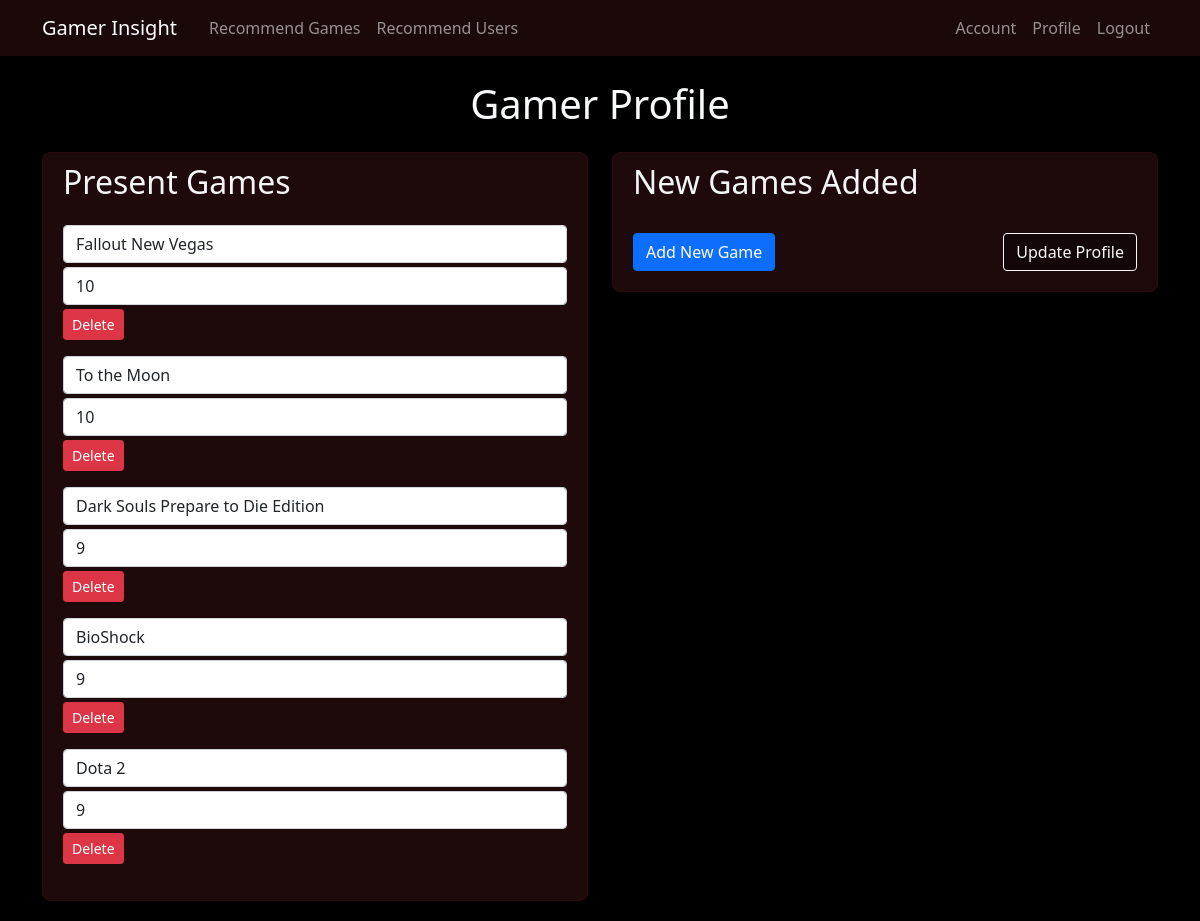
Page /profile (signed in) on the earlier database version.
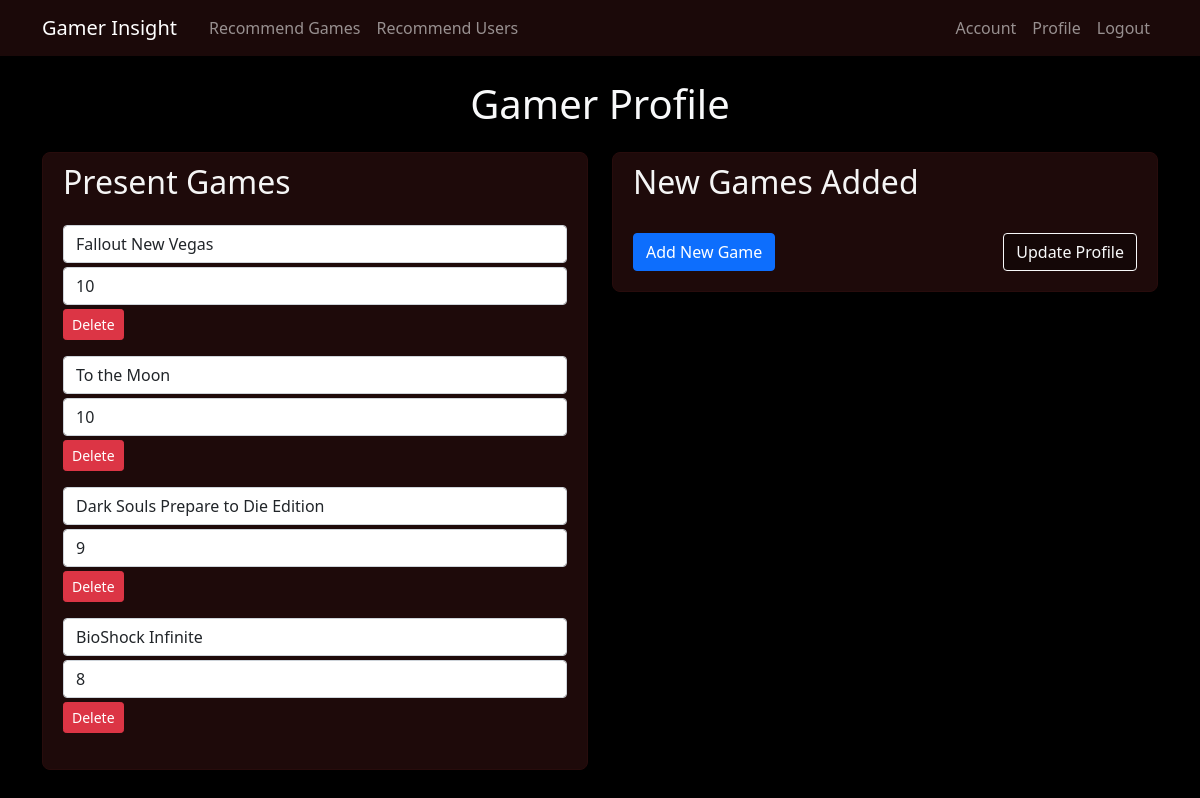
Same page on the later database version.
### game_recommender/models.py (models this page shows, shortened)
class Rating(db.Model):
    __tablename__ = "ratings"
    rating_id = db.Column(db.Integer, primary_key=True)
    user_id = db.Column(db.Integer, db.ForeignKey("users.id"))
    game_id = db.Column(db.Integer, db.ForeignKey("games.id"))
    rating = db.Column(db.Integer)
    user = db.relationship("User", backref=db.backref("ratings", lazy=True))
    game = db.relationship("Game", backref=db.backref("ratings", lazy=True))

class Game(db.Model):
    __tablename__ = "games"
    id = db.Column(db.Integer, primary_key=True)
    title = db.Column(db.String(60), nullable=False)

### game_recommender/user_info/routes.py (the view, shortened to what this page needs)
@user_info.route("/profile", methods=["GET", "POST"])
@login_required
def profile():
    game_ratings = Rating.query.filter_by(user_id=current_user.id).order_by(Rating.rating.desc()).all()
    return render_template("user_info/profile.html", title="Profile", game_ratings=game_ratings)

### game_recommender/models.py (called while the page is built)
@login_manager.user_loader
def load_user(user_id): # This function is required in order to reload the user object from user ID stored in session
    return User.query.get(int(user_id))

### game_recommender/templates/user_info/profile.html (shortened to what this page needs)
{% extends "layout.html" %}
{% block content %}
  <div class="container" style="margin-top: 10vh;" id="main">
    <div class="text-center mb-4 text-light sr-slide-top">
      <h1>Gamer Profile</h1>
    </div>
    <form method="POST" action="" onsubmit="return validateForm()">
    <div class="row">
        <div class="col-lg-6 sr-slide-left-noreset">
          <div class="content-section">
            <h2 class="mb-4">Present Games</h2>
            <div id="present" class="sr-fade-noreset">
              {% for rating_object in game_ratings %}
              <div class="mb-3" id="input-{{ loop.index0 }}">
                <input type="text" name="games-{{ loop.index0 }}", class="game_name form-control" list="gameNameList"
                value="{{ rating_object.game.title }}" placeholder="Game Name" autocomplete="off" required>
                <input type="number" name="ratings-{{ loop.index0 }}", class="form-control mt-1"
                value="{{ rating_object.rating }}" min="0" max="10" placeholder="Rating (0-10)" autocomplete="off" required>
                <input type="button" class="btn btn-danger btn-sm mt-1" value="Delete" onclick="deleteGame('input-{{ loop.index0 }}')">
              </div>
              {% endfor %}
            </div>
          </div>
        </div>
        <div class="col-lg-6 sr-slide-right-noreset">
          <div class="content-section">
            <h2 class="mb-4">New Games Added</h2>
            <div class="pt-2 d-flex justify-content-between sr-fade-noreset">
              <input type="button" class="btn btn-primary"  value="Add New Game" onclick="addGame()">
              <input type="submit" class="btn btn-outline-light update-button" value="Update Profile">
            </div>
          </div>
        </div>
    </div>
    </form>
  </div>
{% endblock %}

### game_recommender/templates/layout.html (shortened to what this page needs)
<!DOCTYPE html>
<html lang="en">
<head>
    <link href="https://cdn.jsdelivr.net/npm/bootstrap@5.0.2/dist/css/bootstrap.min.css" rel="stylesheet">
    <link rel="stylesheet" type="text/css" href="{{ url_for('static', filename='main.css') }}">
</head>
<body>
    <nav class="navbar navbar-expand-md navbar-dark fixed-top">
        <div class="container">
            <a href="{{ url_for('recommend_games.home') }}" class="navbar-brand me-4">Gamer Insight</a>
            <div class="collapse navbar-collapse" id="navbarNav">
                <ul class="navbar-nav me-auto">
                    <li class="nav-item">
                        <a href="{{ url_for('recommend_games.home') }}" class="nav-link">Recommend Games</a>
                    </li>
                    <li class="nav-item">
                        <a href="{{ url_for('recommend_users.home') }}" class="nav-link">Recommend Users</a>
                    </li>
                </ul>
                <ul class="navbar-nav">
                    {% if current_user.is_authenticated %}
                    <li class="nav-item">
                        <a href="{{ url_for('user_info.account') }}" class="nav-link">Account</a>
                    </li>
                    <li class="nav-item">
                        <a href="{{ url_for('user_info.profile') }}" class="nav-link">Profile</a>
                    </li>
                    <li class="nav-item">
                        <a href="{{ url_for('user_authentication.logout') }}" class="nav-link">Logout</a>
                    </li>
                    {% endif %}
                </ul>
            </div>
        </div>
    </nav>
    {% block content %}{% endblock %}
</body>

### game_recommender/static/main.css (style rules this page uses)
body .navbar { background-color: rgba(30,10,10,0.9); }
.content-section { background: rgb(30, 10, 10); padding: 10px 20px 20px; border: 1px solid rgb(40, 12, 12); border-radius: 8px; margin-bottom: 20px; color: whitesmoke }
.update-button { background-color: rgb(20,7,7); font-weight: 500; }

### game_recommender/templates/user_info/profile.html (style rules this page uses)
body { background-color:black; }

Differences in the rows shown:
removed Rating: game "Dota 2", rating "9"
changed Rating: game "BioShock" → "BioShock Infinite"; rating "9" → "8"
